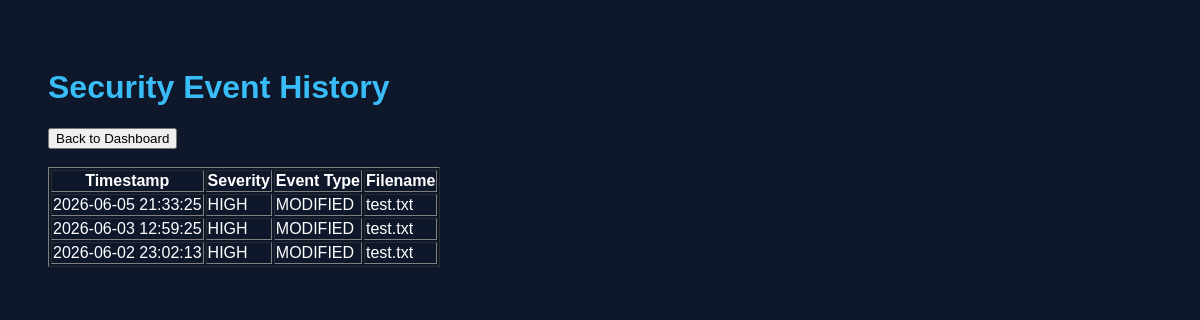
The app's page /history with its own data.
### tables this page shows
CREATE TABLE security_events (

            id INTEGER PRIMARY KEY AUTOINCREMENT,
            timestamp TEXT,
            severity TEXT,
            event_type TEXT,
            filename TEXT

        );

### app.py (the view)
@app.route("/history")
def history():
    events = get_all_events()
    return render_template(
        "history.html",
        events=events
    )

### src/database.py (called while the page is built)
def get_all_events():
    connection = sqlite3.connect(DB_PATH)
    cursor = connection.cursor()
    cursor.execute("""
        SELECT timestamp,
               severity,
               event_type,
               filename
        FROM security_events
        ORDER BY id DESC
    """)
    rows = cursor.fetchall()
    connection.close()
    return rows

### templates/history.html (shortened to what this page needs)
<!DOCTYPE html>
<html>
<head>
    <link rel="stylesheet" href="{{ url_for('static', filename='style.css') }}">
</head>
<body>
    <h1>Security Event History</h1>
    <a href="/">
        <button>Back to Dashboard</button>
    </a>
    <br><br>
    <table border="1">
        <tr>
            <th>Timestamp</th>
            <th>Severity</th>
            <th>Event Type</th>
            <th>Filename</th>
        </tr>
        {% for event in events %}
        <tr>
            <td>{{ event[0] }}</td>
            <td>{{ event[1] }}</td>
            <td>{{ event[2] }}</td>
            <td>{{ event[3] }}</td>
        </tr>
        {% endfor %}
    </table>
</body>
</html>

### static/style.css (style rules this page uses)
body { background-color: #0f172a; color: white; font-family: Arial, sans-serif; padding: 40px; }
h1 { color: #38bdf8; }

### records on screen
security_events: timestamp "2026-06-05 21:33:25", severity "HIGH", event_type "MODIFIED", filename "test.txt"
security_events: timestamp "2026-06-03 12:59:25", severity "HIGH", event_type "MODIFIED", filename "test.txt"
security_events: timestamp "2026-06-02 23:02:13", severity "HIGH", event_type "MODIFIED", filename "test.txt"
